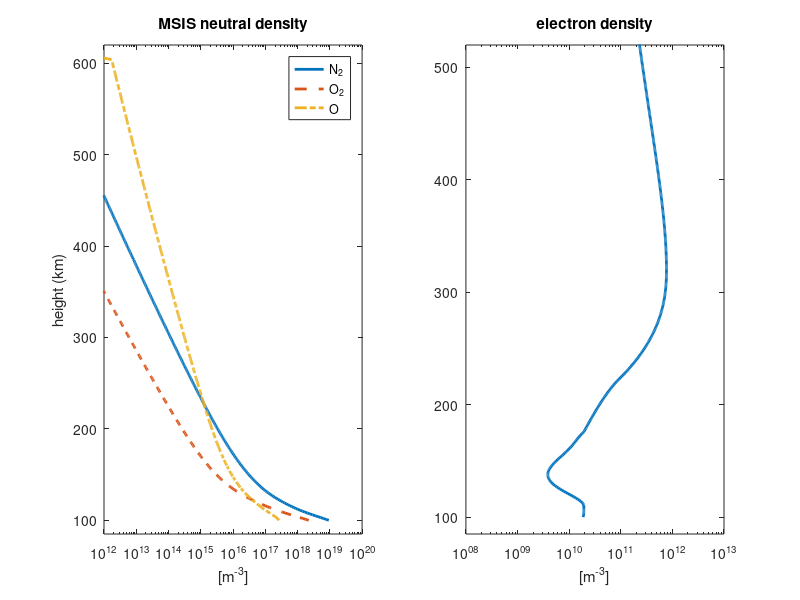
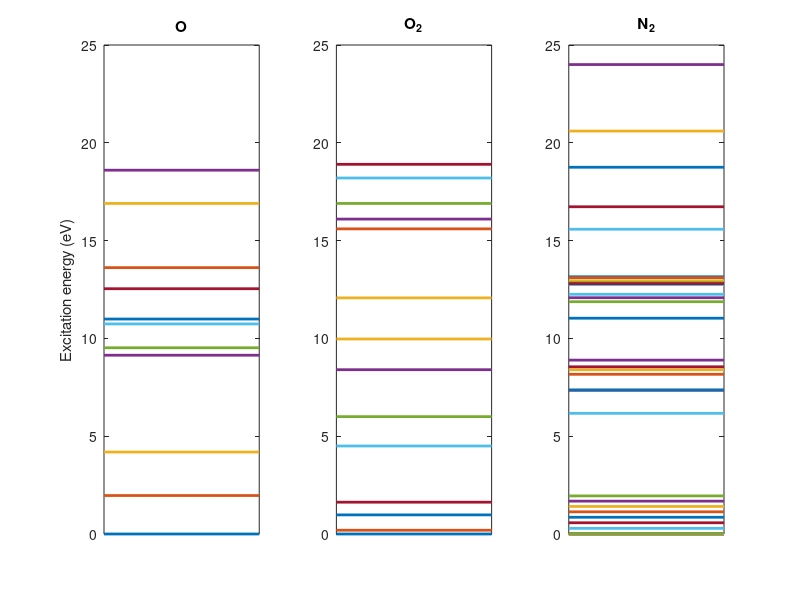

Write the MATLAB code that produced these figures, in order. (Note: this script raises an error after producing the figures.)
%% Set-up script for Examples in time-dependent electron transport

%% Figure-generation
plot_figs = 1;
print_figs = 0;
if print_figs
  mkdir('Figures')
end

%% Loading atmosphere model
%
% The electron transport needs the density profiles of the major
% thermospheric constituents, to model the collisions (ellastic and in-
% ellastc) excitations and ionizations. Here we use the MSIS-00 atmosphere
% for the date: 
load msis20051008_3.dat

h_atm = (74:1:610)'*1e3;h_atm = (100:1:610)'*1e3;
% $$$ dz = @(n) 150 + 150/200*(0:(n-1))' +1.2*exp(((0:(n-1))-150)/17)';
% $$$ z_atm = 100e3 + cumsum(dz(321)) - dz(1);
% $$$ numel(z_atm)/numel(h_atm);
% $$$ h_atm = z_atm(:); % make sure it's a column vector

OPS.atmosphere = interp1(msis20051008_3(:,1),msis20051008_3,h_atm/1e3,'pchip');
OPS.atmosphere(:,2:4) = OPS.atmosphere(:,2:4)*1e6; % into m^-3
OPS.atmosphere(:,5) = OPS.atmosphere(:,5)*1e3;     % into kg/m^-3
% Below is an attempt to make a gradual transition from the dilute
% uppermost thermosphere to mathematical vacuum, this might be useful to
% ensure that the gradient of the upward fluxes automatically becomes
% mathematically zero at the top to be in agreement with the mathematical
% boundary condition for the upward fluxes. This is one possible cause of
% peculiar numerical behaviour of the solution
nO = OPS.atmosphere(:,2);
nN2 = OPS.atmosphere(:,3);
nO2 = OPS.atmosphere(:,4);
nO(end-2:end)  = 0;
nO2(end-2:end) = 0;
nN2(end-2:end) = 0;
%nO(end-7:end-3)  = (erf((2:-1:-2)'/2)+1)/2.*nO(end-7:end-3);
%nO2(end-7:end-3) = (erf((2:-1:-2)'/2)+1)/2.*nO2(end-7:end-3);
%nN2(end-7:end-3) = (erf((2:-1:-2)'/2)+1)/2.*nN2(end-7:end-3);
nO(end-5:end-3)  = (erf((1:-1:-1)'/2)+1)/2.*nO(end-5:end-3);
nO2(end-5:end-3) = (erf((1:-1:-1)'/2)+1)/2.*nO2(end-5:end-3);
nN2(end-5:end-3) = (erf((1:-1:-1)'/2)+1)/2.*nN2(end-5:end-3);

%%
% Plot the atmosphere
if plot_figs
  figure_atm = figure;
  subplot(1,2,1)
  phMSIS = semilogx([nN2,nO2,nO],h_atm/1e3,'-','linewidth',2);
  axis([1e12 1e20 85 620])
  ylabel('height (km)')
  xlabel('[m^{-3}]')
  title('MSIS neutral density')
  legend(phMSIS,'N_2','O_2','O')
  set(phMSIS(2),'linestyle','--')
  set(phMSIS(3),'linestyle','-.')
end
%% 1.5 Load n_e(z) as estimated from EISCAT observations
%  In addition to N_2, O_2 and O we need an electron density profile, to
%  account for the energy degradation of primary electrons caused by the
%  accumulated effect of millions of very weak Coulomb collisions, ideally
%  ne(z) should be gotten from ISR-data, but for testing this is OK
load iri20051008.dat
Iri20051008 = iri20051008(1:end,:);
ne = interp1(Iri20051008(:,1),Iri20051008(:,2),h_atm/1e3,'pchip')*10;
ne(h_atm<82e3) = 1;
%% Plot electron density profile
if plot_figs
  figure(figure_atm)
  subplot(1,2,2)
  semilogx(ne,h_atm/1e3,'linewidth',2)
  title('electron density')
  xlabel('[m^{-3}]')
  axis([1e8 1e13 85 520])
  set(gca,'xtick',10.^(6:15))
  if print_figs
    filename = fullfile('Figures','MSIS-IRI-atm-01.eps');
    [status, message] = backup1000filesversions(filename);
    print('-depsc2','-painters',filename)
  end
end
% Te = IRI!
Te = interp1(Iri20051008(:,1),Iri20051008(:,6),h_atm/1e3,'pchip');
Te(Te==-1) = 350;


%% Magnetic inclination
mag_ze = 13*pi/180; % This is the approximate magnetic inclination at EISCAT

%% Excitation thresholds
% And finally we load the energy levels of the excited states of
% the major neutral species, this is obviously necessary to model the
% energy-losses in inellastic collisions leading to excitation of discrete
% levels.
load N2_levels.dat
load O2_levels.dat
load O_levels.dat
% Plot energy levels
if plot_figs
  figure
  subplot(1,3,1)
  plot([0 1],O_levels(:,1)*[1 1],'-','linewidth',2)
  axis([0 1 0 25])
  set(gca,'xtick',[])
  ylabel('Excitation energy (eV)')
  title('O')
  subplot(1,3,2)
  plot([0 1],O2_levels(:,1)*[1 1],'-','linewidth',2)
  axis([0 1 0 25])
  set(gca,'xtick',[])
  title('O_2')
  subplot(1,3,3)
  plot([0 1],N2_levels(:,1)*[1 1],'-','linewidth',2)
  axis([0 1 0 25])
  set(gca,'xtick',[])
  title('N_2')
  if print_figs
    filename = fullfile('Figures','ON2O2-Energy-levels-01.eps');
    [status, message] = backup1000filesversions(filename);
    print('-depsc2','-painters',filename)
    % print('-depsc2','-painters','ON2O2-Energy-levels-01.eps')
  end
end
%% Energy grids
% For the transport-functions t work properly it seems as if the
% energy-grid should not have bins wider than the lowest ionization
% threshold. 
%
% This energy-grid below work well.
dEfcn = @(X,DEinitial,DEfinal,C,X0) DEinitial+(1+tanh(C*(X-X0)))/2*DEfinal;
E = cumsum(dEfcn(0:937,0.15,11.5,0.05,80))+1.9;
E = E(1:stepE:end);
dE = diff(E);dE = [dE,dE(end)];
if plot_figs
  figure
  plot(E,dE,'r.-')
  xlabel('energy [eV]')
  ylabel('energy [eV]')
  title('Energy variation of energy bin size')
  if print_figs
    filename = fullfile('Figures','Energy-grid-01.eps');
    [status, message] = backup1000filesversions(filename);
    print('-depsc2','-painters',filename)
    % print('-depsc2','-painters','Energy-grid-01.eps')
  end
end
%% Collision cross sections
%  These collision cross-sections are taken from a series of
%  compilation-papers by Itikawa and colleagues, from there the
%  cross-sections have been digitized. (Itikawa et al. 1986 (N2), Itikawa
%  and Ichimura 1990 (O), and Itikawa et al 1989 (O2))
[XsO,xs_fcnO] =   get_all_xs('O',E+dE/2);
[XsO2,xs_fcnO2] = get_all_xs('O2',E+dE/2);
[XsN2,xs_fcnN2] = get_all_xs('N2',E+dE/2);
% %% Back-scattering-ratios
% %  For two-stream calculations the angular part of the scattering is simply
% %  an energy-dependent fraction of electron that escapes a collision in the
% %  opposite hemispherical direction after a collision. These ratios are
% %  taken from Solomon et al. 1988
% 
% bscrO = back_scattering_42stream('O',E+dE/2);
% bscrO2 = back_scattering_42stream('O2',E+dE/2);
% bscrN2 = back_scattering_42stream('N2',E+dE/2);
%% Name/-/label of excited levels.
fid = fopen('N2_levels.name','r');
qwe = textscan(fid,'%s');
fclose(fid);
iN = 1;
for i1 = 1:numel(qwe{1})
  if qwe{1}{i1}(1) ~= '%'
    N2names{iN} = qwe{1}{i1};
    iN = iN+1;
  end
end
% N2names = qwe{1};
fid = fopen('O2_levels.name','r');
qwe = textscan(fid,'%s');
fclose(fid);
iN = 1;
for i1 = 1:numel(qwe{1})
  if qwe{1}{i1}(1) ~= '%'
    O2names{iN} = qwe{1}{i1};
    iN = iN+1;
  end
end
%O2names = qwe{1};
fid = fopen('O_levels.name','r');
qwe = textscan(fid,'%s');
fclose(fid);
iN = 1;
for i1 = 1:numel(qwe{1})
  if qwe{1}{i1}(1) ~= '%'
    Onames{iN} = qwe{1}{i1};
    iN = iN+1;
  end
end
% Onames = qwe{1};

%% Plot cross-sections and back-scattering ratios.
%  For illustration and illumination, note that at energies larger than a
%  few 10s of eV the ionization-cross-section dominates over the other
%  in-ellastic cross-sections
if plot_figs
  figure('position',[306, 415, 1746, 559])
  subplot(1,3,1)
  phO = loglog(E,XsO,'linewidth',2);
  axis([E(1) E(end) 1e-25 1e-18])
  axis([2.0539 8000 1e-24 3e-19])
  set(phO(1),'color','k')
  set(phO(2:7),'linestyle','-')
  colormap(jet(64))
  cmlines(phO(2:7))
  set(phO(8:end),'linestyle','--')
  cmpC = inferno(64);
  colormap(cmpC(1:60,:))
  cmlines(phO(8:end))
  % legend(phO,Onames) % TODO: strrep fine_%d1_%d2 with fine(%d1-%d2)
  for i1 = numel(phO):-1:1
    Onames4l{i1} = sprintf('%d',i1);
  end
  legend(phO,Onames4l) % TODO: strrep fine_%d1_%d2 with fine(%d1-%d2)
  set(gca,'xtick',[1 10 100 1000 1e4])
  title('\sigma O','fontsize',16)
  ylabel('[m^{-2}]','fontsize',16)
  xlabel('[eV]','fontsize',16)
  set(gca,'fontsize',14)
  
  subplot(1,3,2)
  phN2 = loglog(E,XsN2,'linewidth',2);
  axis([E(1) E(end) 1e-25 1e-18])
  axis([2.0539 8000 1e-24 3e-19])
  cmlines(phN2)
  set(phN2(2:3:end),'linestyle','--')
  set(phN2(3:3:end),'linestyle','-.')
  set(phN2(end),'color','k')
  for i1 = numel(phN2):-1:1
    N2names4l{i1} = sprintf('%d',i1);
  end
  %legend(phN2,N2names4l)
  % legend(phN2,N2names)
  set(phN2(1),'color','k')
  set(phN2(2:12),'linestyle','-','linewidth',1) 
  % colormap(summer)
  colormap(py_D_cmap)
  cmlines(phN2(2:12))     
  set(phN2(end-5:end),'linestyle','--')         
  set(phN2(13:end-6),'linestyle','-')  
  cmpC = inferno(64);
  colormap(cmpC(1:60,:))
  cmlines(phN2(end-5:end))
  colormap(jet(64))
  cmlines(phN2(13:end-6)) 
  title('\sigma N_2','fontsize',16)
  set(gca,'xtick',[1 10 100 1000 1e4])
  xlabel('[eV]','fontsize',16)
  %legHdl = gridLegend(phN2,2,N2names4l);
  set(gca,'fontsize',14)
  [legend_h,object_h,plot_h,text_str] = legendflex(phN2,N2names4l,'ncol',2);  
  set(legend_h,'position',get(legend_h,'position')+[40 20 0 0])
  subplot(1,3,3)
  phO2 = loglog(E,XsO2([1,9,8,7,6,5,4,3,2,10:15],:),'linewidth',2);
  axis([E(1) E(end) 1e-25 1e-18])
  axis([2.0539 8000 1e-24 3e-19])
  set(phO2(2),'linewidth',1)
  colormap(py_D_cmap)
  set(phO2(2),'color',[0 0.5 0])  
  colormap(jet(64))
  cmlines(phO2(3:9))
  set(phO2(10:end),'linestyle','--')
  cmpC = inferno(64);
  colormap(cmpC(1:60,:))
  cmlines(phO2(10:end))
  set(phO2(1),'color','k')
  for i1 = numel(phO2):-1:1
    O2names4l{i1} = sprintf('%d',i1);
  end
  legend(phO2,O2names4l)
  title('\sigma O_2','fontsize',16)
  set(gca,'xtick',[1 10 100 1000 1e4])
  xlabel('[eV]','fontsize',15)
  set(gca,'fontsize',14)
  if print_figs
    filename = fullfile('Figures','ON2O2-cross-sections-01.eps');
    [status, message] = backup1000filesversions(filename);
    print('-depsc2','-painters',filename)
    % print('-depsc2','-painters','ON2O2-cross-sections-01.eps')
  end
  
  figure % N2-only
  set(gcf,'position',[31, 348, 1209, 746])
  phN2 = loglog(E,XsN2,'linewidth',2);
  axis([E(1) E(end) 1e-25 1e-18])
  axis([2.0539 8000 1e-24 3e-19])
  cmlines(phN2)
  set(phN2(2:3:end),'linestyle','--')
  set(phN2(3:3:end),'linestyle','-.')
  set(phN2(end),'color','k')
  for i1 = numel(phN2):-1:1
    N2names4l{i1} = sprintf('%d',i1);
  end
  %legend(phN2,N2names4l)
  % legend(phN2,N2names)
  set(phN2(1),'color','k')
  set(phN2(2:12),'linestyle','-','linewidth',1) 
  % colormap(summer)
  colormap(py_D_cmap)
  cmlines(phN2(2:12))     
  set(phN2(end-5:end),'linestyle','--')         
  set(phN2(13:end-6),'linestyle','-')  
  cmpC = inferno(64);
  colormap(cmpC(1:60,:))
  cmlines(phN2(end-5:end))
  colormap(jet(64))
  cmlines(phN2(13:end-6)) 
  title('\sigma N_2','fontsize',16)
  set(gca,'xtick',[1 10 100 1000 1e4])
  xlabel('[eV]','fontsize',16)
  %legHdl = gridLegend(phN2,2,N2names4l);
  set(gca,'fontsize',14)
  
  legHdl = gridLegend(phN2,2,N2names);
  if print_figs
    filename = fullfile('Figures','N2-cross-sections-01.eps');
    [status, message] = backup1000filesversions(filename);
    print('-depsc2','-painters',filename)
    % print('-depsc2','-painters','N2-cross-sections-01.eps')
  end
  figure % O2-only
  set(gcf,'position',[31, 348, 1209, 746])
  phO2 = loglog(E,XsO2([1,9,8,7,6,5,4,3,2,10:15],:),'linewidth',2);
  axis([E(1) E(end) 1e-25 1e-18])
  axis([2.0539 8000 1e-24 3e-19])
  set(phO2(2),'linewidth',1)
  colormap(py_D_cmap)
  set(phO2(2),'color',[0 0.5 0])  
  colormap(jet(64))
  cmlines(phO2(3:9))
  set(phO2(10:end),'linestyle','--')
  cmpC = inferno(64);
  colormap(cmpC(1:60,:))
  cmlines(phO2(10:end))
  set(phO2(1),'color','k')
  for i1 = numel(phO2):-1:1
    O2names4l{i1} = sprintf('%d',i1);
  end
  legend(phO2,O2names([1,9,8,7,6,5,4,3,2,10:15]))
  title('\sigma O_2','fontsize',16)
  set(gca,'xtick',[1 10 100 1000 1e4])
  xlabel('[eV]','fontsize',15)
  set(gca,'fontsize',14)

  if print_figs
    filename = fullfile('Figures','O2-cross-sections-01.eps');
    [status, message] = backup1000filesversions(filename);
    print('-depsc2','-painters',filename)
    % print('-depsc2','-painters','N2-cross-sections-01.eps')
  end
  figure % O - only
%  [~,idxOlevels] = sort(O_levels(:,1));
idxOlevels = 1:size(O_levels,1);
%   O_levels = O_levels(idxOlevels,:);
%   Onames = Onames(idxOlevels);
  set(gcf,'position',[31, 348, 1209, 746])
  phO = loglog(E,XsO(idxOlevels,:),'linewidth',2);
  set(gca,'fontsize',12)
  cmlines(phO)
  title('\sigma O')
  xlabel('[eV]','fontsize',16)
  ylabel('[m^{-2}]','fontsize',16)
  axis([E(1) E(end) 1e-25 1e-18])
  set(gca,'xtick',[1 10 100 1000 1e4])
  set(phO(end-3:end),'linestyle','--')         
  set(phO(1:end-4),'linestyle','-','linewidth',2)  
  cmlines(phO(1:end-4)) 
  cmlines(phO(end-3:end)) 
  legHdl = gridLegend(phO,1,Onames(idxOlevels));
  if print_figs
    filename = fullfile('Figures','O-cross-sections-01.eps');
    [status, message] = backup1000filesversions(filename);
    print('-depsc2','-painters',filename)
    % print('-depsc2','-painters','N2-cross-sections-01.eps')
  end
  
end
%% Pre-calculations of cascadning electron-spectra for ionizations
S2ndO = O_e_2nd_dist(E,E(end),O_levels(end,1),'c');
S2ndO2 = O2_e_2nd_dist(E,E(end),O2_levels(end,1),'c');
S2ndN2 = N2_e_2nd_dist(E,E(end),N2_levels(end,1),'c');


%% 10-stream mu-limits:
dtheta = [0 10 20 30 20 10 10 20 30 20 10];
theta_lims2do = 180-cumsum(dtheta);
mu_lims = cos(theta_lims2do*pi/180);
plot_everyone = 0;
%% Calculate the beam-to-beam scattering and weigthings
%  This can be done in the function Ie_Mstream_tz_2_aurora, as was done
%  above where the mu_scatterings argument was set to a place-holder 1, or
%  before as done here. This is necessary to get the proper weights for
%  calculating the fluxes in different beams to more for example an
%  isotropic flux
n_dirs = 721;
try
  load e_s_bd theta_lims
  if isequal(theta_lims,theta_lims2do)
    load e_s_bd.mat Pmu2mup theta2beamW BeamW mu_lims theta_lims
  else
    disp('theta_lims in file e_s_bd.mat does not match theta_lims2do')
    disp('starting calculations of angular electron scattering matrices')
    [Pmu2mup,theta2beamW,BeamW] = e_scattering_beamdistribution(mu_lims,n_dirs);
    mu_lims_done = mu_lims;
    theta_lims = theta_lims2do;
    save e_s_bd_180_170_150_120_100_90_80_60_30_10_0.mat Pmu2mup theta2beamW BeamW mu_lims_done mu_lims theta_lims
    disp('Consider fixing the theta_lims mismatch, perhaps by copying')
    disp('the file saved (e_s_bd_180_170_150_120_100_90_80_60_30_10_0.mat)')
    disp('to e_s_bd.mat')
  end
catch
  [Pmu2mup,theta2beamW,BeamW] = e_scattering_beamdistribution(mu_lims,n_dirs);
  mu_lims_done = mu_lims;
  save e_s_bd_180_170_150_120_100_90_80_60_30_10_0.mat Pmu2mup theta2beamW BeamW mu_lims_done mu_lims theta_lims
end
mu_scatterings = {Pmu2mup,theta2beamW,BeamW};
c_o_mu = mu_avg(mu_lims);
% B_W is created for easify generation of functions for the
% downward fluxes and upward flux gradients at the upper boundary,
% i.e. the downward fluxes are the primary electron spectra, and
% since the boundary condition for the upward fluxes are that their
% gradient is zero it is nice to make a variable that guarantees that
B_W = BeamW;
B_W(c_o_mu>0) = 0;
if plot_figs
  figure('position',[20, 495, 1220, 458])
  for i1 = numel(BeamW):-1:1,
    theta_str{i1} = sprintf('%3.1f^\\circ - %3.1f^\\circ',...
                            180-180/pi*acos(mu_lims(i1)),...
                            180-180/pi*acos(mu_lims(i1+1)));
  end
  spp = [2*ones(10,1),5*ones(10,1),[1:5,(10:-1:6)]'];
  for i1 = 1:10,
    subplot(spp(i1,1),spp(i1,2),spp(i1,3)) 
    imagesc(0:180,180:-1:0,Pmu2mup(:,:,i1)),caxis([0 1])          
    title(theta_str{i1},'fontsize',14)
    if i1 == 8
      xlabel('scattering-angle','fontsize',14)
    elseif i1 == 5 || i1 == 6
      colorbar_labeled('')
    elseif i1 == 1 || i1 == 10
      ylabel('from-angle','fontsize',14)
    end
    set(gca,'xtick',0:30:180,'ytick',0:30:180,'tickdir','out','box','off')
  end
  colormap(inferno)
  
  if print_figs
    filename = fullfile('Figures','Scattering-Matrices-02.eps');
    [status, message] = backup1000filesversions(filename);
    print('-depsc2','-painters',filename)
    % print('-depsc2','-painters','Scattering-Matrices-02.eps')
  end
  figure
  imagesc(180:-1:0,1:10,theta2beamW)
  title('Beam-weigths','fontsize',15)
  xlabel('pitch-angle (degrees)','fontsize',15)
  ylabel('pitch-angle-stream','fontsize',15)
  colorbar
  if print_figs
    filename = fullfile('Figures','Beam-Weights-02.eps');
    [status, message] = backup1000filesversions(filename);
    print('-depsc2','-painters',filename)
    % print('-depsc2','-painters','Beam-Weights-02.eps')
  end
end

%%

I_stable = 1e12;

setup_completed = 1;
